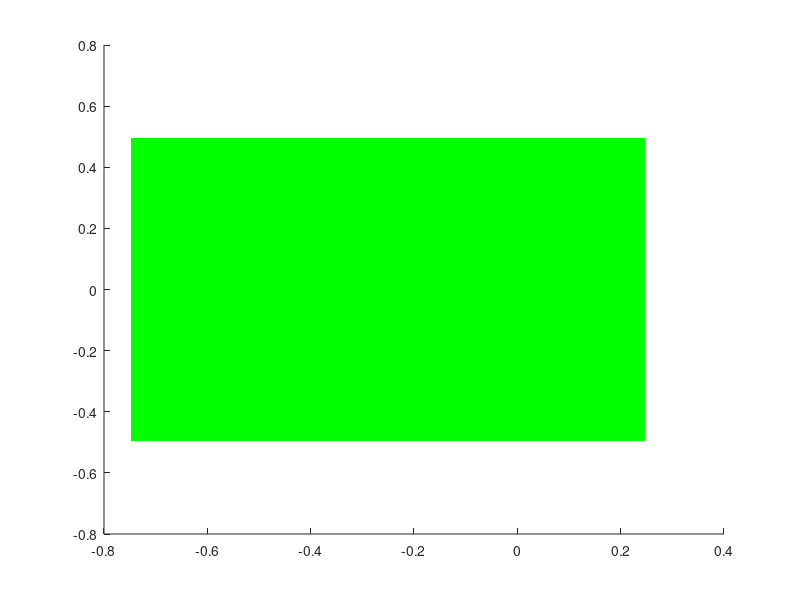

Recreate this plot in MATLAB.
function drawTable()
%table belt model
tabSize = [1, 1, 2];
tabOrigin = [-0.75, -0.5, -2];

tabX=([0 1 1 0 0 0;1 1 0 0 1 1;1 1 0 0 1 1;0 1 1 0 0 0]-0.5)*tabSize(1)+tabOrigin(1)+tabSize(1)/2;
tabY=([0 0 1 1 0 0;0 1 1 0 0 0;0 1 1 0 1 1;0 0 1 1 1 1]-0.5)*tabSize(2)+tabOrigin(2)+tabSize(2)/2;
tabZ=([0 0 0 0 0 1;0 0 0 0 0 1;1 1 1 1 0 1;1 1 1 1 0 1]-0.5)*tabSize(3)+tabOrigin(3)+tabSize(3)/2;


for i=1:6
    h=patch(tabX(:,i),tabY(:,i),tabZ(:,i),'g');
    set(h,'edgecolor','w')
end
end